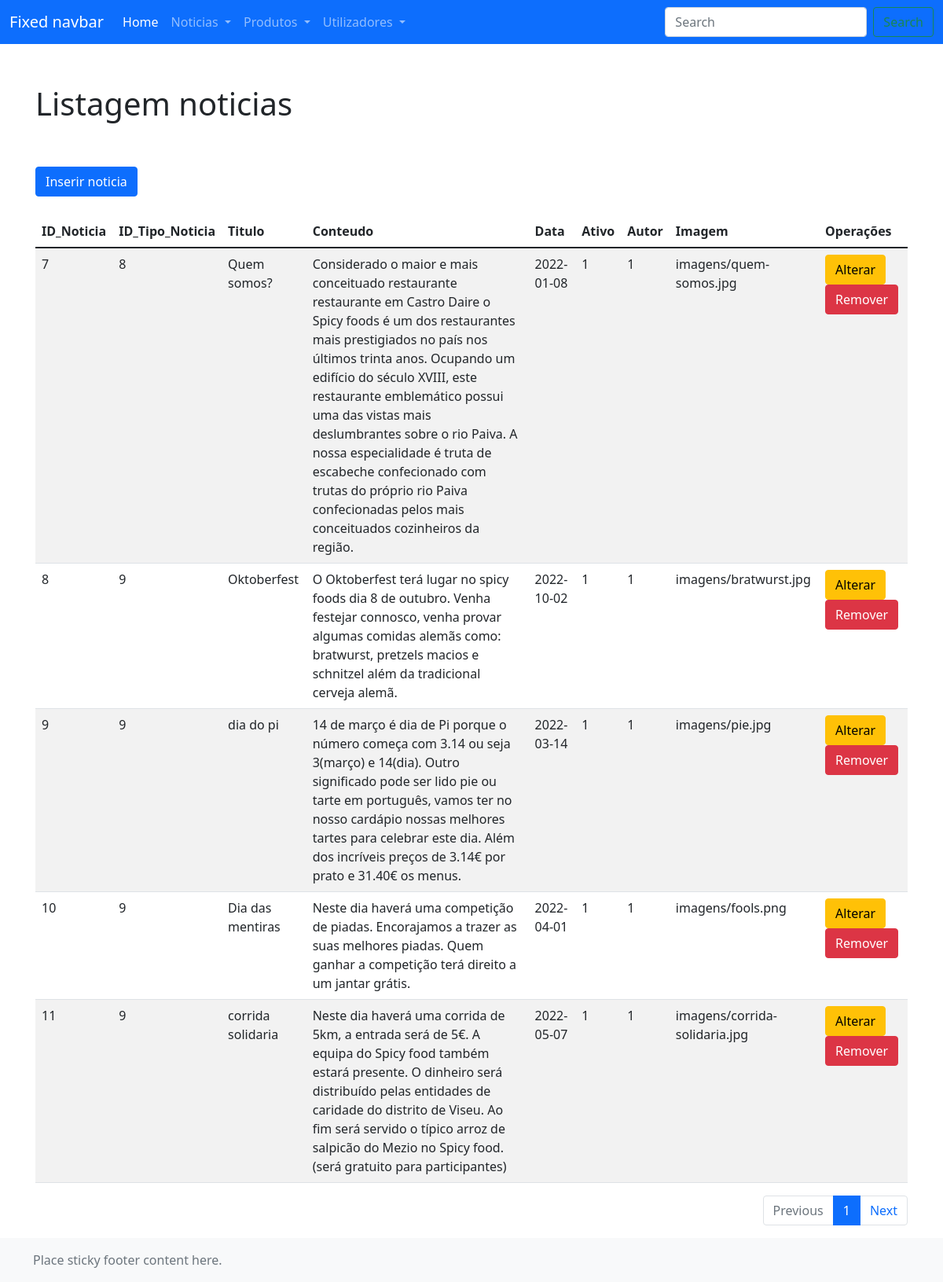
The app's page /backoffice/news/list_news.php, older data.
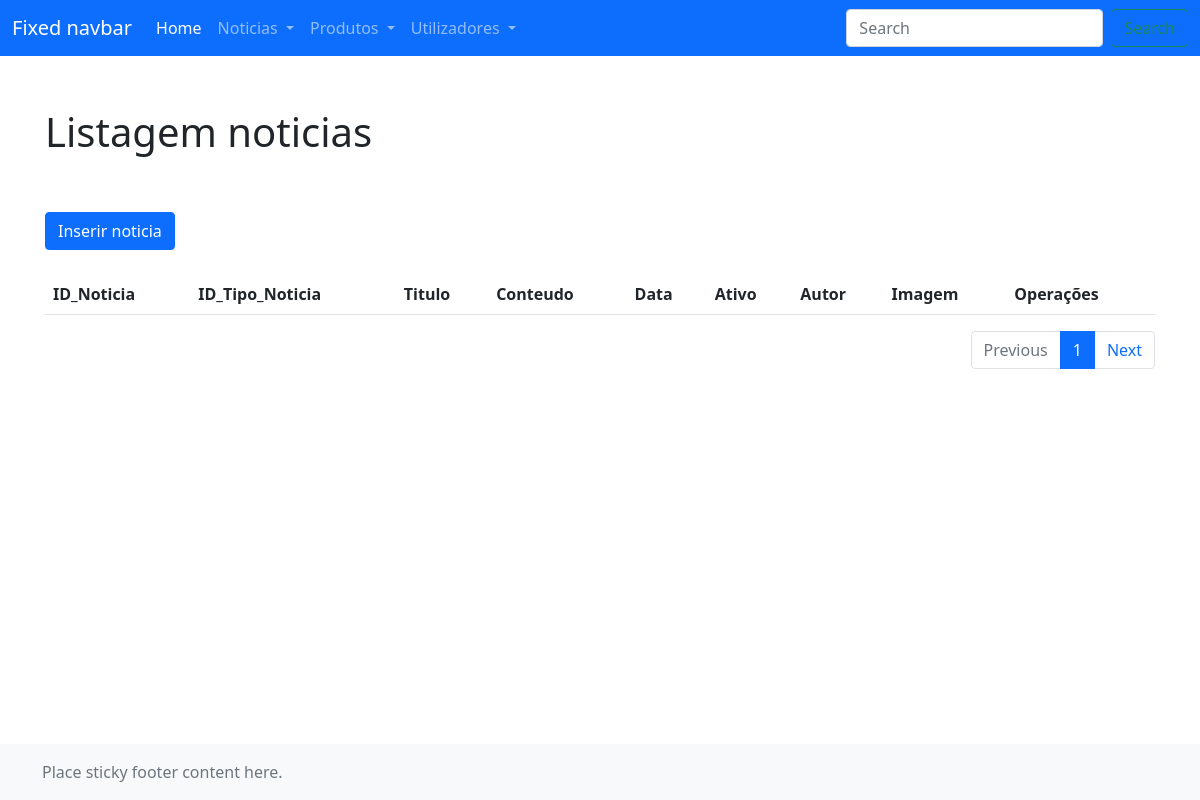
The same page, newer data.
### tables this page shows
CREATE TABLE `noticias` (
  `ID_Noticia` int(11) NOT NULL,
  `ID_Tipo_Noticia` int(11) NOT NULL,
  `Titulo` varchar(100) NOT NULL,
  `Conteudo` varchar(1000) NOT NULL,
  `Data` varchar(10) NOT NULL,
  `ID_Utilizador` int(11) NOT NULL,
  `Imagem` varchar(75) NOT NULL,
  `Ativo` int(11) NOT NULL
);

### backoffice/utils/conexao.inc.php (called while the page is built, shortened)
<?php
    function conexaoDB(){
        $servername = "localhost";
        $username = "root";
        $password = "";
        $database = "pap";
        try{
            $conn = mysqli_connect($servername, $username, $password, $database);
        }
        catch(mysqli_sql_exception $mensagem) {
            echo nl2br("Erro: Não foi possivel conectar ao MySQL".$mensagem);
            throw $mensagem;
        }
        return $conn;
    }
    function executarSQL($sql_command){
        $conn = conexaoDB();
        $resultado = mysqli_query($conn, $sql_command);
        return $resultado;
    }
?>

### backoffice/news/list_news.php (the view, shortened to what this page needs)
<!doctype html>
<html lang="en" class="h-100">
  <head>
		<link href="https://cdn.jsdelivr.net/npm/bootstrap@5.1.3/dist/css/bootstrap.min.css" rel="stylesheet">
		<link href="css/sticky-footer-navbar.css" rel="stylesheet">
		<link href="css/backoffice.css" rel="stylesheet">
  </head>
  <body class="d-flex flex-column h-100">
    <?php
      include("../utils/conexao.inc.php");
      include("../header/header.php");
    ?>
    <main class="flex-shrink-0">
      <div class="container">
        <h1 class="mt-5">Listagem noticias</h1>
        <br>
        <a href="./create_new.php">
          <button type="button" class="btn btn-primary">Inserir noticia</button>
        </a>
        <br>
        <table class="table table-striped">
          <thead>
            <tr>
            <th scope="col">ID_Noticia</th>
              <th scope="col">ID_Tipo_Noticia</th>
              <th scope="col">Titulo</th>
              <th scope="col">Conteudo</th>
              <th scope="col">Data</th>
              <th scope="col">Ativo</th>
              <th scope="col">Autor</th>
              <th scope="col">Imagem</th>
              <th scope="col">Operações</th>
            </tr>
          </thead>
          <tbody>
            <?php
							$n_registos_pagina = 10;
							$pagina_atual = intval(isset($_GET['pagina']) ? $_GET['pagina'] : 1);
							if($pagina_atual == 1){
								$query = "SELECT * FROM noticias
								LIMIT ".intval($pagina_atual -1).", ".$n_registos_pagina."" ;
							}else{
								$query = "SELECT * FROM noticias
								LIMIT ".intval(($pagina_atual -1 * $n_registos_pagina).", ".$n_registos_pagina)."";
							}
              if($result = executarSQL($query)){
                while($row = mysqli_fetch_array($result)){
                  echo "<tr>";
                    echo "<td>".$row["ID_Noticia"]."</td>";
                    echo "<td>".$row["ID_Tipo_Noticia"]."</td>";
                    echo "<td>".$row["Titulo"]."</td>";
                    echo "<td>".$row["Conteudo"]."</td>";
                    echo "<td>".$row["Data"]."</td>";
                    echo "<td>".$row["Ativo"]."</td>";
                    echo "<td>".$row["ID_Utilizador"]."</td>";
                    echo "<td>".$row["Imagem"]."</td>";
                    echo "<td>
                      <a href='./create_new.php?ID=".$row["ID_Noticia"]."'>
                        <button type='button' class='btn btn-warning'>Alterar</button>
                      </a>
                      <a href='./script_del_new.php?ID=".$row["ID_Noticia"]."'>
                        <button type='button' class='btn btn-danger'>Remover</button>
                      </a>
                    </td>";
                  echo "</tr>";
                }
              }else{
                echo "Erro na consulta a base de dados";
              }
            ?>
          </tbody>
        </table>
        <nav aria-label="Page navigation example">
          <ul class="pagination justify-content-end">
						<li class="page-item disabled"><a class="page-link" href="#" tabindex="-1">Previous</a></li>
								<?php
									$query1 = "SELECT * FROM noticias";
									$result1 = executarSQL($query1);
									$total_registos = mysqli_num_rows($result1);
									$paginações = intval($total_registos / $n_registos_pagina);
									for($i = 0; $i <= $paginações; $i++){
										if($pagina_atual == $i + 1){
											echo "<li class='page-item active'><a class='page-link' href='list_news.php?pagina=".($i + 1)."'>".($i + 1)."</a></li>";
										}else{
											echo "<li class='page-item'><a class='page-link' href='list_news.php?pagina=".($i + 1)."'>".($i + 1)."</a></li>";
										}
									}
								?>
							<li class="page-item"><a class="page-link" href="#">Next</a></li>
          </ul>
        </nav>
      </div>
    </main>
    <footer class="footer mt-auto py-3 bg-light">
      <div class="container">
        <span class="text-muted">Place sticky footer content here.</span>
      </div>
    </footer>
  </body>
</html>

Row changes from the older to the newer data that the page shows:
removed noticias: ID_Noticia "7", ID_Tipo_Noticia "8", Titulo "Quem somos?", Conteudo "Considerado o maior e mais conceituado restaurante restaurante em Castro Daire o Spicy foods é um dos restaurantes mais prestigiados no país nos últimos trinta anos. Ocupando um edifício do século XVIII, este restaurante emblemático possui uma das vistas mais deslumbrantes sobre o rio Paiva. A nossa especialidade é truta de escabeche confecionado com trutas do próprio rio Paiva confecionadas pelos mais conceituados cozinheiros da região.", Data "2022-01-08", Ativo "1", ID_Utilizador "1", Imagem "imagens/quem-somos.jpg"
removed noticias: ID_Noticia "8", ID_Tipo_Noticia "9", Titulo "Oktoberfest", Conteudo "O Oktoberfest terá lugar no spicy foods dia 8 de outubro. Venha festejar connosco, venha provar algumas comidas alemãs como: bratwurst, pretzels macios e schnitzel além da tradicional cerveja alemã.", Data "2022-10-02", Ativo "1", ID_Utilizador "1", Imagem "imagens/bratwurst.jpg"
removed noticias: ID_Noticia "9", ID_Tipo_Noticia "9", Titulo "dia do pi", Conteudo "14 de março é dia de Pi porque o número começa com 3.14 ou seja 3(março) e 14(dia). Outro significado pode ser lido pie ou tarte em português, vamos ter no nosso cardápio nossas melhores tartes para celebrar este dia. Além dos incríveis preços de 3.14€ por prato e 31.40€ os menus.", Data "2022-03-14", Ativo "1", ID_Utilizador "1", Imagem "imagens/pie.jpg"
removed noticias: ID_Noticia "10", ID_Tipo_Noticia "9", Titulo "Dia das mentiras", Conteudo "Neste dia haverá uma competição de piadas. Encorajamos a trazer as suas melhores piadas. Quem ganhar a competição terá direito a um jantar grátis.", Data "2022-04-01", Ativo "1", ID_Utilizador "1", Imagem "imagens/fools.png"
removed noticias: ID_Noticia "11", ID_Tipo_Noticia "9", Titulo "corrida solidaria", Conteudo "Neste dia haverá uma corrida de 5km, a entrada será de 5€. A equipa do Spicy food também estará presente. O dinheiro será distribuído pelas entidades de caridade do distrito de Viseu. Ao fim será servido o típico arroz de salpicão do Mezio no Spicy food. (será gratuito para participantes)", Data "2022-05-07", Ativo "1", ID_Utilizador "1", Imagem "imagens/corrida-solidaria.jpg"
